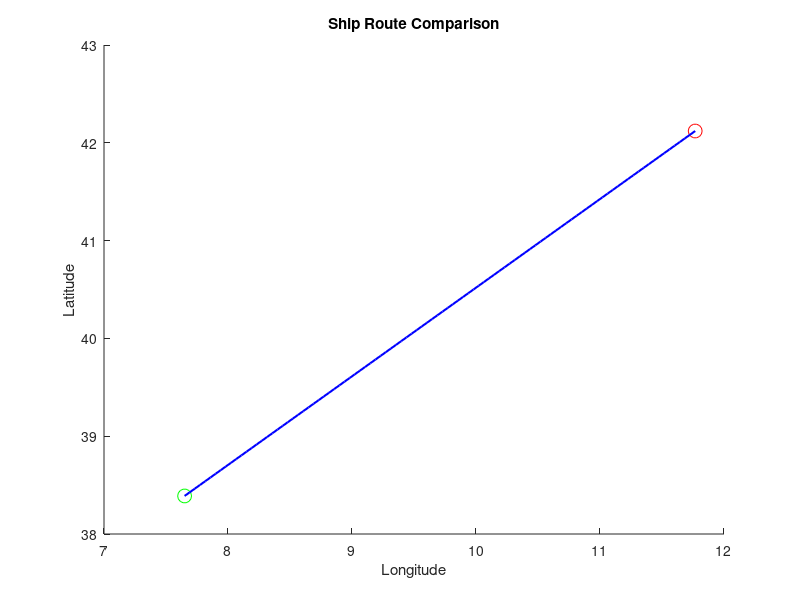

Write MATLAB code to recreate this figure. (Note: this script raises an error after producing the figure.)
clear;
clc;

% Input Parameters
ship_speed_calm = 14; % Ship speed in calm sea conditions (knots)
ship_heading = 90; % Initial ship heading (degrees, 90 = East)
lat_min = 36.399374008; % Minimum latitude
lat_max = 46.985193253; % Maximum latitude
lon_min = 6.294375240; % Minimum longitude
lon_max = 20.885496319; % Maximum longitude
start_lat = 38.3889447975; % Starting latitude
start_lon = 7.65; % Starting longitude
end_lat = 42.1205435649; % Destination latitude
end_lon = 11.7677567687; % Destination longitude
total_time_with_astar = 0; % Initialize total travel time

% Define path to files
file_path = "C:\Users\Univ ' Parthenope '\Documents\MATLAB";

% Helper Functions
function [lat, lon] = pixel_to_wgs84(row, col, lat_min, lat_max, lon_min, lon_max, res_lat, res_lon)
    lat = lat_max - (row * res_lat);
    lon = lon_min + (col * res_lon);
end

function pixel_coord = wgs84_to_pixel(lat, lon, lat_min, lat_max, lon_min, lon_max, res_lat, res_lon, rows, cols)
    row = round((lat_max - lat) / res_lat);
    col = round((lon - lon_min) / res_lon);
    row = max(1, min(row, rows));
    col = max(1, min(col, cols));
    pixel_coord = [row, col];
end

function speed = calculate_speed(wave_height, wave_direction, wind_speed, current_speed, ship_heading, ship_speed_calm)
    % Calcola la differenza angolare
    angle_diff = mod(abs(wave_direction - ship_heading), 360);
    if angle_diff > 180
        angle_diff = 360 - angle_diff;
    end
    
    % Riduzione della velocità basata sull'angolo
    if angle_diff < 45
        speed_reduction = 0.7;
    elseif angle_diff >= 45 && angle_diff <= 135
        speed_reduction = 0.85;
    else
        speed_reduction = 0.9;
    end
    
    % Riduzione aggiuntiva basata sull'altezza delle onde
    if wave_height > 2.5
        speed_reduction = speed_reduction * 0.7;
    elseif wave_height > 1.5
        speed_reduction = speed_reduction * 0.85;
    end
    
    % Considera la velocità del vento e delle correnti
    wind_effect = wind_speed * 0.1; % Placeholder per il calcolo dell'effetto del vento
    current_effect = current_speed * 0.2; % Placeholder per il calcolo dell'effetto delle correnti
    
    % Calcola la velocità finale
    speed = ship_speed_calm * speed_reduction - wind_effect - current_effect;
    speed = max(speed, 0); % Assicurarsi che la velocità non sia negativa
end

function [route, total_time] = astar(speed_grid, start_point, end_point)
    [rows, cols] = size(speed_grid);
    
    % Verifica che i punti di partenza e arrivo siano validi
    if start_point(1) < 1 || start_point(1) > rows || start_point(2) < 1 || start_point(2) > cols
        error('Start point is out of bounds');
    end
    if end_point(1) < 1 || end_point(1) > rows || end_point(2) < 1 || end_point(2) > cols
        error('End point is out of bounds');
    end
    
    cost = inf(rows, cols);
    heuristic = inf(rows, cols);
    visited = false(rows, cols);
    cost(start_point(1), start_point(2)) = 0;
    heuristic(start_point(1), start_point(2)) = haversine(start_point(1), start_point(2), end_point(1), end_point(2));
    prev = cell(rows, cols);
    pq = [heuristic(start_point(1), start_point(2)), start_point];
    directions = [0, 1; 1, 0; 0, -1; -1, 0; 1, 1; -1, -1; 1, -1; -1, 1];

    while ~isempty(pq)
        pq = sortrows(pq, 1);
        current = pq(1, :);
        pq(1, :) = [];
        cur_heuristic = current(1);
        cur_point = current(2:3);

        if visited(cur_point(1), cur_point(2))
            continue;
        end

        visited(cur_point(1), cur_point(2)) = true;
        if all(cur_point == end_point)
            break;
        end

        for d = 1:size(directions, 1)
            new_point = cur_point + directions(d, :);
            if new_point(1) > 0 && new_point(1) <= rows && new_point(2) > 0 && new_point(2) <= cols
                new_cost = cost(cur_point(1), cur_point(2)) + (1 / speed_grid(new_point(1), new_point(2)));
                new_heuristic = new_cost + haversine(new_point(1), new_point(2), end_point(1), end_point(2));
                if new_heuristic < heuristic(new_point(1), new_point(2))
                    cost(new_point(1), new_point(2)) = new_cost;
                    heuristic(new_point(1), new_point(2)) = new_heuristic;
                    prev{new_point(1), new_point(2)} = cur_point;
                    pq = [pq; new_heuristic, new_point];
                end
            end
        end
    end

    route = [];
    total_time = cost(end_point(1), end_point(2));
    point = end_point;

    while ~isempty(point)
        route = [point; route];
        point = prev{point(1), point(2)};
    end
end

function [lat, lon] = loxodromic_interpolation(start_lat, start_lon, end_lat, end_lon, num_points)
    % Interpolazione loxodromica tra due punti
    lat = linspace(start_lat, end_lat, num_points);
    lon = linspace(start_lon, end_lon, num_points);
end

% Initial Plot
figure;
hold on;
xlabel('Longitude');
ylabel('Latitude');
title('Ship Route Comparison');

% Plot starting and ending points
plot(start_lon, start_lat, 'go', 'MarkerSize', 10, 'DisplayName', 'Start');
plot(end_lon, end_lat, 'ro', 'MarkerSize', 10, 'DisplayName', 'End');

% Generate loxodromic route
num_points = 100; % Define how many points to interpolate
[loxodromic_lat, loxodromic_lon] = loxodromic_interpolation(start_lat, start_lon, end_lat, end_lon, num_points);
plot(loxodromic_lon, loxodromic_lat, 'b-', 'LineWidth', 1.5, 'DisplayName', 'Loxodromic Route (OR)');

% Calculate the time for the loxodromic route
total_distance = haversine(start_lat, start_lon, end_lat, end_lon);
loxodromic_time = total_distance / ship_speed_calm;

% Time steps
time_stamps = [9, 12, 15, 18, 21];
previous_waypoint = [];
all_route_latlon = [];

for i = 1:length(time_stamps)
    time_stamp = sprintf('%02d', time_stamps(i));
    wave_height_file = fullfile(file_path, sprintf('HS_21NOV22_%s.tif', time_stamp));
    wave_direction_file = fullfile(file_path, sprintf('DIR_21NOV22_%s.tif', time_stamp));

    % Read wave height and direction
    if ~isfile(wave_height_file) || ~isfile(wave_direction_file)
        error('Wave file does not exist: %s', time_stamp);
    end
    wave_height = imread(wave_height_file);
    wave_direction = imread(wave_direction_file);

    % Read wind speed and current speed if available
    wind_speed = 0; % Placeholder, replace with actual data if available
    current_speed = 0; % Placeholder, replace with actual data if available

    [rows, cols] = size(wave_height);
    res_lat = (lat_max - lat_min) / (rows / 4); % Riduci ulteriormente la risoluzione
    res_lon = (lon_max - lon_min) / (cols / 4); % Riduci ulteriormente la risoluzione

    if i == 1
        start_point = wgs84_to_pixel(start_lat, start_lon, lat_min, lat_max, lon_min, lon_max, res_lat, res_lon, rows, cols);
    else
        start_point = previous_waypoint;
    end

    end_point = wgs84_to_pixel(end_lat, end_lon, lat_min, lat_max, lon_min, lon_max, res_lat, res_lon, rows, cols);

    % Verifica che i punti di partenza e arrivo siano validi
    if start_point(1) < 1 || start_point(1) > rows || start_point(2) < 1 || start_point(2) > cols
        error('Start point is out of bounds');
    end
    if end_point(1) < 1 || end_point(1) > rows || end_point(2) < 1 || end_point(2) > cols
        error('End point is out of bounds');
    end

    speed_grid = zeros(rows, cols);
    for r = 1:rows
        for c = 1:cols
            speed_grid(r, c) = calculate_speed(wave_height(r, c), wave_direction(r, c), wind_speed, current_speed, ship_heading, ship_speed_calm);
        end
    end

    [optimal_route, segment_time] = astar(speed_grid, start_point, end_point);
    total_time_with_astar = total_time_with_astar + segment_time;

    % Store the optimal route
    if ~isempty(optimal_route)
        for k = 1:size(optimal_route, 1)
            [route_lat, route_lon] = pixel_to_wgs84(optimal_route(k, 1), optimal_route(k, 2), lat_min, lat_max, lon_min, lon_max, res_lat, res_lon);
            all_route_latlon = [all_route_latlon; route_lat, route_lon];
        end
        previous_waypoint = optimal_route(end, :);
    end
end

% Plot the weather route
if ~isempty(all_route_latlon)
    plot(all_route_latlon(:, 2), all_route_latlon(:, 1), '-m', 'LineWidth', 1.5, 'DisplayName', 'Weather Route (WR)');
end

% Display the total times
fprintf('Total route time (Loxodromic Route): %.2f hours\n', loxodromic_time);
fprintf('Total route time (Weather Route): %.2f hours\n', total_time_with_astar);

legend;
hold off;

% Create and save shapefiles
loxodromic_shapefile = struct('Geometry', 'Line', 'X', loxodromic_lon, 'Y', loxodromic_lat);
shapewrite(loxodromic_shapefile, 'loxodromic_route.shp');

if ~isempty(all_route_latlon)
    weather_shapefile = struct('Geometry', 'Line', 'X', all_route_latlon(:, 2), 'Y', all_route_latlon(:, 1));
    shapewrite(weather_shapefile, 'weather_route.shp');
end

% Haversine function to calculate distance
function distance = haversine(lat1, lon1, lat2, lon2)
    R = 3440.065; % Earth radius in nautical miles
    d_lat = deg2rad(lat2 - lat1);
    d_lon = deg2rad(lon2 - lon1);
    a = sin(d_lat / 2) ^ 2 + cos(deg2rad(lat1)) * cos(deg2rad(lat2)) * sin(d_lon / 2) ^ 2;
    c = 2 * atan2(sqrt(a), sqrt(1 - a));
    distance = R * c; % Distance in nautical miles
end
